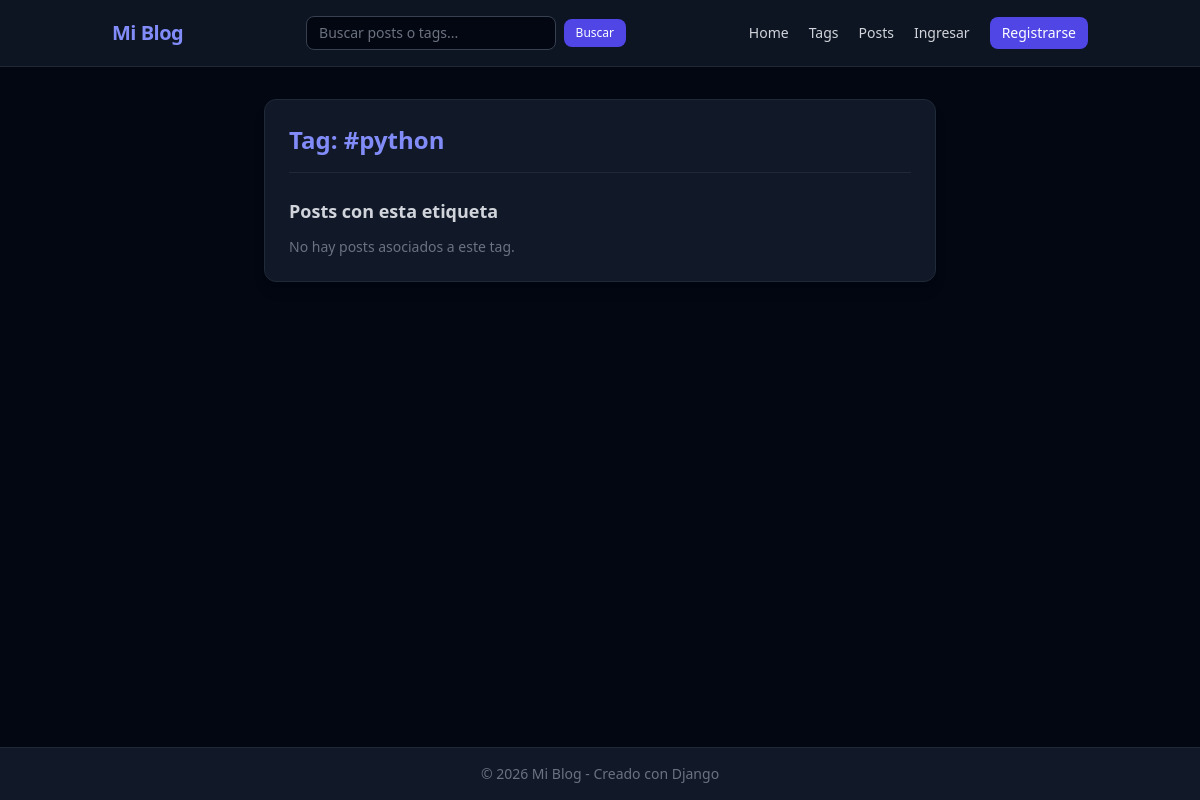
Page /tags/1/ on the earlier database version.
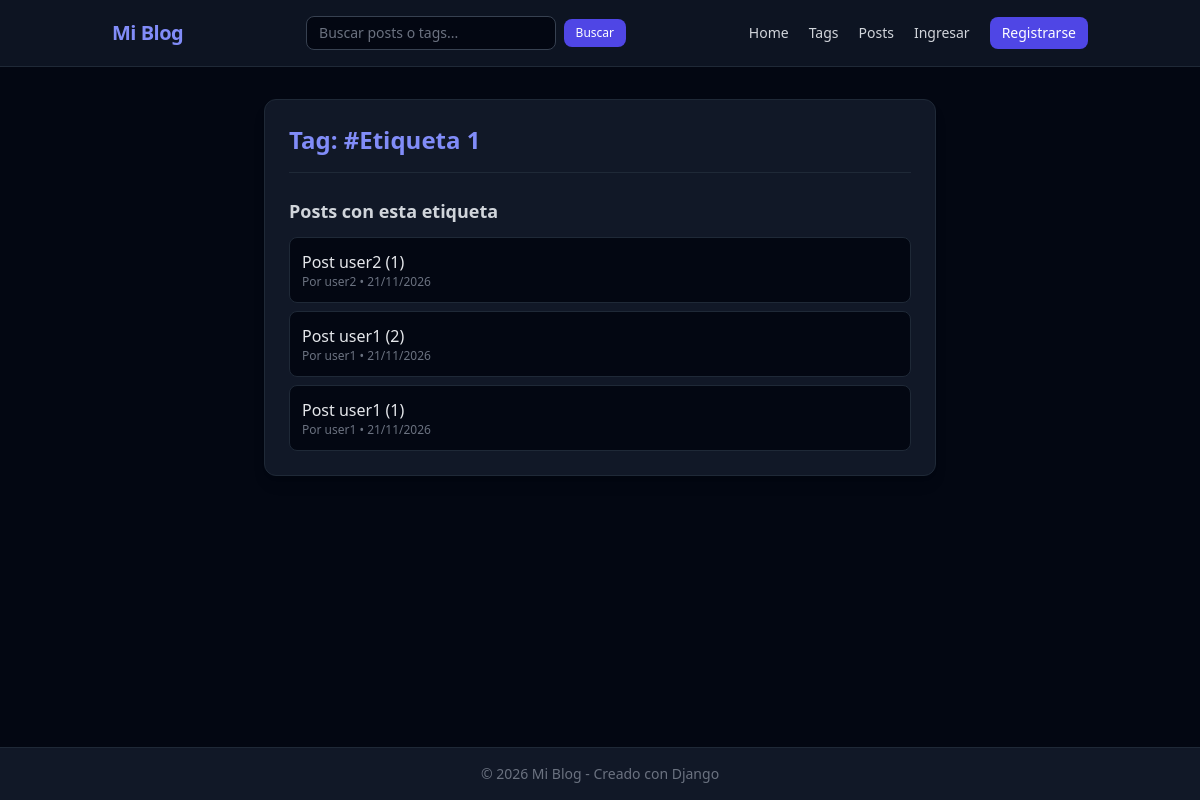
Same page on the later database version.
### blogs_django/models.py (models this page shows, shortened)
class Tag(models.Model):
	name = models.CharField(max_length=50, unique=True)

class Post(models.Model):
	POST_TYPES = [
		("borrador", "Borrador"),
		("publicado", "Publicado"),
		("archivado", "Archivado"),
	]
	"""Representa un posteo o entrada dentro de la plataforma."""
	title = models.CharField(max_length=200)
	author = models.ForeignKey(User, on_delete=models.CASCADE, related_name='posts')
	content = models.TextField()
	image = models.FileField(upload_to='posts/', blank=True, null=True)
	likes = models.PositiveIntegerField(default=0)
	tags = models.ManyToManyField(Tag, related_name='posts', blank=True)
	created_at = models.DateTimeField(auto_now_add=True)
	modified_at = models.DateTimeField(auto_now=True)
	type = models.CharField(
		max_length=20,
		choices=POST_TYPES,
		default='borrador',
	)

### blogs_django/views.py (the view)
# urls.py: path('tags/<int:tag_id>/', views.tag, name='tag'),
def tag(request, tag_id):
    tag = get_object_or_404(Tag, id=tag_id)
    posts = tag.posts.filter(type='publicado').order_by('-created_at')
    return render(request, 'blogs_django/tag.html', {'tag': tag, 'posts': posts})

### blogs_django/templates/blogs_django/tag.html (shortened to what this page needs)
{% extends "blogs_django/base.html" %}
{% block content %}
<div class="max-w-2xl mx-auto bg-gray-900 border border-gray-800 rounded-xl p-6 shadow-lg">
    <div class="flex justify-between items-center border-b border-gray-800 pb-4 mb-6">
        <h1 class="text-2xl font-bold text-indigo-400">Tag: #{{ tag.name }}</h1>
    </div>
    <h2 class="text-lg font-semibold text-gray-300 mb-3">Posts con esta etiqueta</h2>
    <ul class="space-y-2">
        {% for post in posts %}
            <li class="p-3 bg-gray-950 border border-gray-800 rounded-lg">
                <a href="{% url 'blogs_django:post' post.id %}" class="text-gray-200 hover:text-indigo-400 font-medium">
                    {{ post.title }}
                </a>
                <span class="text-xs text-gray-500 block">Por {{ post.author }} • {{ post.created_at|date:"d/m/Y" }}</span>
            </li>
        {% empty %}
            <li class="text-gray-500 text-sm">No hay posts asociados a este tag.</li>
        {% endfor %}
    </ul>
</div>
{% endblock content %}

Differences in the rows shown:
changed Tag: name "python" → "Etiqueta 1"
now on this page (row edited): Post: title "Post user2 (1)", author "user2", created_at "21/11/2026"
now on this page (row edited): Post: title "Post user1 (2)", author "user1", created_at "21/11/2026"
now on this page (row edited): Post: title "Post user1 (1)", author "user1", created_at "21/11/2026"
Other differences:
text no longer shown: "No hay posts asociados a este tag."
